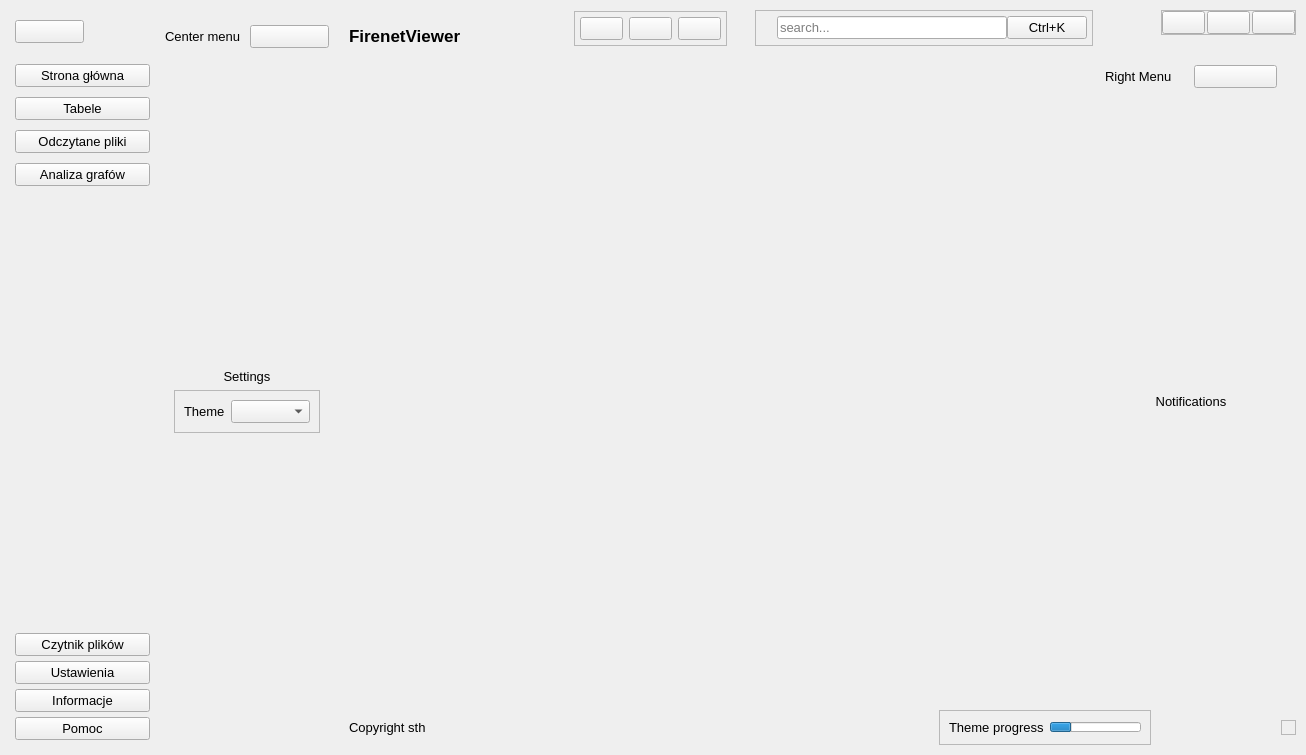
<?xml version="1.0" encoding="UTF-8"?>
<ui version="4.0">
 <class>MainWindow</class>
 <widget class="QMainWindow" name="MainWindow">
  <property name="geometry">
   <rect>
    <x>0</x>
    <y>0</y>
    <width>1306</width>
    <height>755</height>
   </rect>
  </property>
  <property name="font">
   <font>
    <pointsize>10</pointsize>
   </font>
  </property>
  <property name="windowTitle">
   <string>MainWindow</string>
  </property>
  <property name="styleSheet">
   <string notr="true"/>
  </property>
  <widget class="QWidget" name="centralwidget">
   <property name="minimumSize">
    <size>
     <width>1264</width>
     <height>471</height>
    </size>
   </property>
   <layout class="QHBoxLayout" name="horizontalLayout">
    <property name="spacing">
     <number>0</number>
    </property>
    <property name="leftMargin">
     <number>10</number>
    </property>
    <property name="topMargin">
     <number>10</number>
    </property>
    <property name="rightMargin">
     <number>10</number>
    </property>
    <property name="bottomMargin">
     <number>10</number>
    </property>
    <item alignment="Qt::AlignmentFlag::AlignLeft">
     <widget class="QCustomSlideMenu" name="leftMenu" native="true">
      <layout class="QVBoxLayout" name="verticalLayout">
       <property name="spacing">
        <number>0</number>
       </property>
       <property name="leftMargin">
        <number>0</number>
       </property>
       <property name="topMargin">
        <number>0</number>
       </property>
       <property name="rightMargin">
        <number>0</number>
       </property>
       <property name="bottomMargin">
        <number>0</number>
       </property>
       <item alignment="Qt::AlignmentFlag::AlignLeft|Qt::AlignmentFlag::AlignTop">
        <widget class="QWidget" name="widget" native="true">
         <property name="minimumSize">
          <size>
           <width>74</width>
           <height>44</height>
          </size>
         </property>
         <layout class="QVBoxLayout" name="verticalLayout_2">
          <property name="spacing">
           <number>0</number>
          </property>
          <property name="leftMargin">
           <number>5</number>
          </property>
          <property name="topMargin">
           <number>5</number>
          </property>
          <property name="rightMargin">
           <number>0</number>
          </property>
          <property name="bottomMargin">
           <number>5</number>
          </property>
          <item>
           <widget class="QPushButton" name="menuBtn">
            <property name="text">
             <string/>
            </property>
            <property name="icon">
             <iconset resource="../Qss/icons/_icons.qrc">
              <normaloff>:/feather/icons/feather/menu.png</normaloff>:/feather/icons/feather/menu.png</iconset>
            </property>
            <property name="default">
             <bool>false</bool>
            </property>
           </widget>
          </item>
         </layout>
        </widget>
       </item>
       <item alignment="Qt::AlignmentFlag::AlignTop">
        <widget class="QWidget" name="widget_2" native="true">
         <property name="minimumSize">
          <size>
           <width>140</width>
           <height>146</height>
          </size>
         </property>
         <layout class="QVBoxLayout" name="verticalLayout_3">
          <property name="spacing">
           <number>5</number>
          </property>
          <property name="leftMargin">
           <number>5</number>
          </property>
          <property name="topMargin">
           <number>5</number>
          </property>
          <property name="rightMargin">
           <number>0</number>
          </property>
          <property name="bottomMargin">
           <number>5</number>
          </property>
          <item>
           <widget class="QPushButton" name="homeBtn">
            <property name="maximumSize">
             <size>
              <width>16777215</width>
              <height>16777215</height>
             </size>
            </property>
            <property name="text">
             <string>Strona główna</string>
            </property>
            <property name="icon">
             <iconset resource="../Qss/icons/_icons.qrc">
              <normaloff>:/feather/icons/feather/home.png</normaloff>:/feather/icons/feather/home.png</iconset>
            </property>
           </widget>
          </item>
          <item>
           <widget class="QPushButton" name="dataBtn">
            <property name="text">
             <string>Tabele</string>
            </property>
            <property name="icon">
             <iconset resource="../Qss/icons/_icons.qrc">
              <normaloff>:/feather/icons/feather/database.png</normaloff>:/feather/icons/feather/database.png</iconset>
            </property>
           </widget>
          </item>
          <item>
           <widget class="QPushButton" name="reportsBtn">
            <property name="text">
             <string>Odczytane pliki</string>
            </property>
            <property name="icon">
             <iconset resource="../Qss/icons/_icons.qrc">
              <normaloff>:/material_design/icons/material_design/report_problem.png</normaloff>:/material_design/icons/material_design/report_problem.png</iconset>
            </property>
           </widget>
          </item>
          <item>
           <widget class="QPushButton" name="graphsBtn">
            <property name="text">
             <string>Analiza grafów</string>
            </property>
            <property name="icon">
             <iconset>
              <normaloff>:/font_awesome/solid/icons/font_awesome/solid/chart-pie.png</normaloff>:/font_awesome/solid/icons/font_awesome/solid/chart-pie.png</iconset>
            </property>
           </widget>
          </item>
         </layout>
        </widget>
       </item>
       <item>
        <spacer name="verticalSpacer">
         <property name="orientation">
          <enum>Qt::Orientation::Vertical</enum>
         </property>
         <property name="sizeHint" stdset="0">
          <size>
           <width>20</width>
           <height>40</height>
          </size>
         </property>
        </spacer>
       </item>
       <item alignment="Qt::AlignmentFlag::AlignBottom">
        <widget class="QWidget" name="widget_3" native="true">
         <property name="minimumSize">
          <size>
           <width>130</width>
           <height>112</height>
          </size>
         </property>
         <layout class="QVBoxLayout" name="verticalLayout_4">
          <property name="spacing">
           <number>5</number>
          </property>
          <property name="leftMargin">
           <number>5</number>
          </property>
          <property name="topMargin">
           <number>5</number>
          </property>
          <property name="rightMargin">
           <number>0</number>
          </property>
          <property name="bottomMargin">
           <number>5</number>
          </property>
          <item>
           <widget class="QPushButton" name="fileBtn">
            <property name="text">
             <string>Czytnik plików</string>
            </property>
            <property name="icon">
             <iconset resource="../Qss/icons/_icons.qrc">
              <normaloff>:/feather/icons/feather/file.png</normaloff>:/feather/icons/feather/file.png</iconset>
            </property>
           </widget>
          </item>
          <item>
           <widget class="QPushButton" name="settingsBtn">
            <property name="text">
             <string>Ustawienia</string>
            </property>
            <property name="icon">
             <iconset resource="../Qss/icons/_icons.qrc">
              <normaloff>:/feather/icons/feather/settings.png</normaloff>:/feather/icons/feather/settings.png</iconset>
            </property>
           </widget>
          </item>
          <item>
           <widget class="QPushButton" name="infoBtn">
            <property name="text">
             <string>Informacje</string>
            </property>
            <property name="icon">
             <iconset resource="../Qss/icons/_icons.qrc">
              <normaloff>:/feather/icons/feather/info.png</normaloff>:/feather/icons/feather/info.png</iconset>
            </property>
           </widget>
          </item>
          <item>
           <widget class="QPushButton" name="helpBtn">
            <property name="text">
             <string>Pomoc</string>
            </property>
            <property name="icon">
             <iconset resource="../Qss/icons/_icons.qrc">
              <normaloff>:/feather/icons/feather/help-circle.png</normaloff>:/feather/icons/feather/help-circle.png</iconset>
            </property>
           </widget>
          </item>
         </layout>
        </widget>
       </item>
      </layout>
     </widget>
    </item>
    <item>
     <widget class="QCustomSlideMenu" name="centerMenu" native="true">
      <layout class="QVBoxLayout" name="verticalLayout_5">
       <property name="spacing">
        <number>6</number>
       </property>
       <property name="leftMargin">
        <number>6</number>
       </property>
       <property name="topMargin">
        <number>6</number>
       </property>
       <property name="rightMargin">
        <number>6</number>
       </property>
       <property name="bottomMargin">
        <number>6</number>
       </property>
       <item>
        <widget class="QWidget" name="widget_4" native="true">
         <layout class="QHBoxLayout" name="horizontalLayout_2">
          <item>
           <widget class="QLabel" name="label">
            <property name="text">
             <string>Center menu</string>
            </property>
           </widget>
          </item>
          <item>
           <widget class="QPushButton" name="closeCenterMenuBtn">
            <property name="maximumSize">
             <size>
              <width>200</width>
              <height>16777215</height>
             </size>
            </property>
            <property name="text">
             <string/>
            </property>
            <property name="icon">
             <iconset>
              <normaloff>:/font_awesome/solid/icons/font_awesome/solid/circle-xmark.png</normaloff>:/font_awesome/solid/icons/font_awesome/solid/circle-xmark.png</iconset>
            </property>
           </widget>
          </item>
         </layout>
        </widget>
       </item>
       <item alignment="Qt::AlignmentFlag::AlignHCenter">
        <widget class="QCustomQStackedWidget" name="centerMenuPages">
         <property name="currentIndex">
          <number>0</number>
         </property>
         <widget class="QWidget" name="settingsPage">
          <layout class="QVBoxLayout" name="verticalLayout_6">
           <item>
            <widget class="QWidget" name="widget_5" native="true">
             <layout class="QVBoxLayout" name="verticalLayout_7">
              <item>
               <spacer name="verticalSpacer_2">
                <property name="orientation">
                 <enum>Qt::Orientation::Vertical</enum>
                </property>
                <property name="sizeHint" stdset="0">
                 <size>
                  <width>20</width>
                  <height>40</height>
                 </size>
                </property>
               </spacer>
              </item>
              <item alignment="Qt::AlignmentFlag::AlignBottom">
               <widget class="QLabel" name="label_2">
                <property name="text">
                 <string>Settings</string>
                </property>
                <property name="alignment">
                 <set>Qt::AlignmentFlag::AlignCenter</set>
                </property>
               </widget>
              </item>
              <item>
               <widget class="QFrame" name="Settings">
                <property name="frameShape">
                 <enum>QFrame::Shape::StyledPanel</enum>
                </property>
                <property name="frameShadow">
                 <enum>QFrame::Shadow::Raised</enum>
                </property>
                <layout class="QHBoxLayout" name="horizontalLayout_3">
                 <item>
                  <widget class="QLabel" name="label_3">
                   <property name="text">
                    <string>Theme</string>
                   </property>
                  </widget>
                 </item>
                 <item>
                  <widget class="QComboBox" name="themeList"/>
                 </item>
                </layout>
               </widget>
              </item>
              <item>
               <spacer name="verticalSpacer_3">
                <property name="orientation">
                 <enum>Qt::Orientation::Vertical</enum>
                </property>
                <property name="sizeHint" stdset="0">
                 <size>
                  <width>20</width>
                  <height>40</height>
                 </size>
                </property>
               </spacer>
              </item>
             </layout>
            </widget>
           </item>
          </layout>
         </widget>
         <widget class="QWidget" name="informationPage">
          <layout class="QVBoxLayout" name="verticalLayout_19">
           <item>
            <widget class="QPushButton" name="pst_files_btn">
             <property name="text">
              <string>Dodaj plik .pst</string>
             </property>
             <property name="icon">
              <iconset resource="../Qss/icons/_icons.qrc">
               <normaloff>:/material_design/icons/material_design/attach_email.png</normaloff>:/material_design/icons/material_design/attach_email.png</iconset>
             </property>
            </widget>
           </item>
           <item>
            <widget class="QPushButton" name="select_directory">
             <property name="text">
              <string>Dodaj katalog</string>
             </property>
             <property name="icon">
              <iconset resource="../Qss/icons/_icons.qrc">
               <normaloff>:/feather/icons/feather/upload.png</normaloff>:/feather/icons/feather/upload.png</iconset>
             </property>
            </widget>
           </item>
          </layout>
         </widget>
         <widget class="QWidget" name="fileReader">
          <property name="maximumSize">
           <size>
            <width>199</width>
            <height>389</height>
           </size>
          </property>
          <widget class="QTreeView" name="treeView">
           <property name="geometry">
            <rect>
             <x>0</x>
             <y>0</y>
             <width>161</width>
             <height>341</height>
            </rect>
           </property>
          </widget>
         </widget>
         <widget class="QWidget" name="helpPage">
          <layout class="QVBoxLayout" name="verticalLayout_8">
           <item alignment="Qt::AlignmentFlag::AlignVCenter">
            <widget class="QLabel" name="label_5">
             <property name="text">
              <string>Help</string>
             </property>
             <property name="alignment">
              <set>Qt::AlignmentFlag::AlignCenter</set>
             </property>
            </widget>
           </item>
          </layout>
         </widget>
        </widget>
       </item>
      </layout>
     </widget>
    </item>
    <item>
     <widget class="QWidget" name="mainBody" native="true">
      <property name="sizePolicy">
       <sizepolicy hsizetype="Expanding" vsizetype="Preferred">
        <horstretch>0</horstretch>
        <verstretch>0</verstretch>
       </sizepolicy>
      </property>
      <layout class="QVBoxLayout" name="verticalLayout_9">
       <property name="spacing">
        <number>0</number>
       </property>
       <property name="leftMargin">
        <number>0</number>
       </property>
       <property name="topMargin">
        <number>0</number>
       </property>
       <property name="rightMargin">
        <number>0</number>
       </property>
       <property name="bottomMargin">
        <number>0</number>
       </property>
       <item alignment="Qt::AlignmentFlag::AlignTop">
        <widget class="QWidget" name="header" native="true">
         <layout class="QHBoxLayout" name="horizontalLayout_8">
          <property name="spacing">
           <number>5</number>
          </property>
          <property name="leftMargin">
           <number>5</number>
          </property>
          <property name="topMargin">
           <number>0</number>
          </property>
          <property name="rightMargin">
           <number>0</number>
          </property>
          <property name="bottomMargin">
           <number>5</number>
          </property>
          <item alignment="Qt::AlignmentFlag::AlignLeft|Qt::AlignmentFlag::AlignBottom">
           <widget class="QLabel" name="titleTxt">
            <property name="font">
             <font>
              <pointsize>13</pointsize>
              <bold>true</bold>
             </font>
            </property>
            <property name="text">
             <string>FirenetViewer</string>
            </property>
           </widget>
          </item>
          <item alignment="Qt::AlignmentFlag::AlignHCenter|Qt::AlignmentFlag::AlignBottom">
           <widget class="QFrame" name="frame_2">
            <property name="frameShape">
             <enum>QFrame::Shape::StyledPanel</enum>
            </property>
            <property name="frameShadow">
             <enum>QFrame::Shadow::Raised</enum>
            </property>
            <layout class="QHBoxLayout" name="horizontalLayout_7">
             <property name="leftMargin">
              <number>5</number>
             </property>
             <property name="topMargin">
              <number>5</number>
             </property>
             <property name="rightMargin">
              <number>5</number>
             </property>
             <property name="bottomMargin">
              <number>5</number>
             </property>
             <item>
              <widget class="QPushButton" name="notificationBtn">
               <property name="text">
                <string/>
               </property>
               <property name="icon">
                <iconset resource="../Qss/icons/_icons.qrc">
                 <normaloff>:/material_design/icons/material_design/notifications.png</normaloff>:/material_design/icons/material_design/notifications.png</iconset>
               </property>
              </widget>
             </item>
             <item>
              <widget class="QPushButton" name="moreBtn">
               <property name="text">
                <string/>
               </property>
               <property name="icon">
                <iconset resource="../Qss/icons/_icons.qrc">
                 <normaloff>:/feather/icons/feather/more-horizontal.png</normaloff>:/feather/icons/feather/more-horizontal.png</iconset>
               </property>
              </widget>
             </item>
             <item>
              <widget class="QPushButton" name="profileBtn">
               <property name="text">
                <string/>
               </property>
               <property name="icon">
                <iconset resource="../Qss/icons/_icons.qrc">
                 <normaloff>:/feather/icons/feather/user.png</normaloff>:/feather/icons/feather/user.png</iconset>
               </property>
              </widget>
             </item>
            </layout>
           </widget>
          </item>
          <item alignment="Qt::AlignmentFlag::AlignBottom">
           <widget class="QFrame" name="serachinpCont">
            <property name="minimumSize">
             <size>
              <width>338</width>
              <height>36</height>
             </size>
            </property>
            <property name="maximumSize">
             <size>
              <width>338</width>
              <height>16777215</height>
             </size>
            </property>
            <property name="frameShape">
             <enum>QFrame::Shape::StyledPanel</enum>
            </property>
            <property name="frameShadow">
             <enum>QFrame::Shadow::Raised</enum>
            </property>
            <layout class="QHBoxLayout" name="horizontalLayout_9">
             <property name="spacing">
              <number>0</number>
             </property>
             <property name="leftMargin">
              <number>5</number>
             </property>
             <property name="topMargin">
              <number>5</number>
             </property>
             <property name="rightMargin">
              <number>5</number>
             </property>
             <property name="bottomMargin">
              <number>5</number>
             </property>
             <item>
              <widget class="QLabel" name="label_9">
               <property name="minimumSize">
                <size>
                 <width>16</width>
                 <height>16</height>
                </size>
               </property>
               <property name="maximumSize">
                <size>
                 <width>16</width>
                 <height>16</height>
                </size>
               </property>
               <property name="text">
                <string/>
               </property>
               <property name="pixmap">
                <pixmap resource="../Qss/icons/_icons.qrc">:/feather/icons/feather/search.png</pixmap>
               </property>
               <property name="scaledContents">
                <bool>true</bool>
               </property>
              </widget>
             </item>
             <item>
              <widget class="QLineEdit" name="searchinp">
               <property name="minimumSize">
                <size>
                 <width>100</width>
                 <height>0</height>
                </size>
               </property>
               <property name="placeholderText">
                <string>search...</string>
               </property>
              </widget>
             </item>
             <item>
              <widget class="QPushButton" name="searchBtn">
               <property name="text">
                <string>Ctrl+K</string>
               </property>
              </widget>
             </item>
            </layout>
           </widget>
          </item>
          <item alignment="Qt::AlignmentFlag::AlignRight|Qt::AlignmentFlag::AlignTop">
           <widget class="QFrame" name="frame_3">
            <property name="frameShape">
             <enum>QFrame::Shape::StyledPanel</enum>
            </property>
            <property name="frameShadow">
             <enum>QFrame::Shadow::Raised</enum>
            </property>
            <layout class="QHBoxLayout" name="horizontalLayout_10">
             <property name="spacing">
              <number>2</number>
             </property>
             <property name="leftMargin">
              <number>0</number>
             </property>
             <property name="topMargin">
              <number>0</number>
             </property>
             <property name="rightMargin">
              <number>0</number>
             </property>
             <property name="bottomMargin">
              <number>0</number>
             </property>
             <item>
              <widget class="QPushButton" name="minimalizeBtn">
               <property name="text">
                <string/>
               </property>
               <property name="icon">
                <iconset resource="../Qss/icons/_icons.qrc">
                 <normaloff>:/feather/icons/feather/minus.png</normaloff>:/feather/icons/feather/minus.png</iconset>
               </property>
              </widget>
             </item>
             <item>
              <widget class="QPushButton" name="restoreBtn">
               <property name="text">
                <string/>
               </property>
               <property name="icon">
                <iconset resource="../Qss/icons/_icons.qrc">
                 <normaloff>:/feather/icons/feather/square.png</normaloff>:/feather/icons/feather/square.png</iconset>
               </property>
              </widget>
             </item>
             <item>
              <widget class="QPushButton" name="closeBtn">
               <property name="text">
                <string/>
               </property>
               <property name="icon">
                <iconset resource="../Qss/icons/_icons.qrc">
                 <normaloff>:/feather/icons/feather/x.png</normaloff>:/feather/icons/feather/x.png</iconset>
               </property>
              </widget>
             </item>
            </layout>
           </widget>
          </item>
         </layout>
        </widget>
       </item>
       <item>
        <widget class="QWidget" name="mainContents" native="true">
         <property name="sizePolicy">
          <sizepolicy hsizetype="Preferred" vsizetype="Expanding">
           <horstretch>0</horstretch>
           <verstretch>0</verstretch>
          </sizepolicy>
         </property>
         <layout class="QHBoxLayout" name="horizontalLayout_11">
          <property name="spacing">
           <number>5</number>
          </property>
          <property name="leftMargin">
           <number>5</number>
          </property>
          <property name="topMargin">
           <number>0</number>
          </property>
          <property name="rightMargin">
           <number>5</number>
          </property>
          <property name="bottomMargin">
           <number>0</number>
          </property>
          <item>
           <widget class="QWidget" name="mainPagesCont" native="true">
            <layout class="QVBoxLayout" name="verticalLayout_10">
             <property name="leftMargin">
              <number>5</number>
             </property>
             <property name="topMargin">
              <number>5</number>
             </property>
             <property name="rightMargin">
              <number>5</number>
             </property>
             <property name="bottomMargin">
              <number>5</number>
             </property>
             <item>
              <widget class="QCustomQStackedWidget" name="mainPages">
               <property name="currentIndex">
                <number>2</number>
               </property>
               <widget class="QWidget" name="homePage">
                <layout class="QVBoxLayout" name="verticalLayout_11">
                 <item>
                  <widget class="QLabel" name="label_8">
                   <property name="text">
                    <string>Home Page</string>
                   </property>
                   <property name="alignment">
                    <set>Qt::AlignmentFlag::AlignCenter</set>
                   </property>
                  </widget>
                 </item>
                </layout>
               </widget>
               <widget class="QWidget" name="dataAnalysisPage">
                <layout class="QVBoxLayout" name="verticalLayout_12">
                 <item>
                  <widget class="QWidget" name="widget_8" native="true">
                   <layout class="QHBoxLayout" name="horizontalLayout_14"/>
                  </widget>
                 </item>
                 <item>
                  <widget class="QLabel" name="label_10">
                   <property name="text">
                    <string>Analiza danych</string>
                   </property>
                   <property name="alignment">
                    <set>Qt::AlignmentFlag::AlignCenter</set>
                   </property>
                  </widget>
                 </item>
                 <item>
                  <widget class="QWidget" name="widget_7" native="true">
                   <layout class="QHBoxLayout" name="horizontalLayout_13">
                    <item>
                     <widget class="QLineEdit" name="seachName">
                      <property name="placeholderText">
                       <string>Wyszukaj po imieniu</string>
                      </property>
                     </widget>
                    </item>
                    <item>
                     <widget class="QLineEdit" name="seachSurname">
                      <property name="text">
                       <string/>
                      </property>
                      <property name="placeholderText">
                       <string>Wyszukaj po nazwisku</string>
                      </property>
                     </widget>
                    </item>
                    <item>
                     <widget class="QLineEdit" name="searchDate">
                      <property name="placeholderText">
                       <string>Wyszukaj po dacie urodzenia</string>
                      </property>
                     </widget>
                    </item>
                    <item>
                     <widget class="QLineEdit" name="serachOld">
                      <property name="placeholderText">
                       <string>Wyszukaj po wieku</string>
                      </property>
                     </widget>
                    </item>
                    <item>
                     <widget class="QPushButton" name="filter_table_btn">
                      <property name="toolTip">
                       <string>&lt;html&gt;&lt;head/&gt;&lt;body&gt;&lt;p&gt;Wyszukaj w tabeli&lt;/p&gt;&lt;/body&gt;&lt;/html&gt;</string>
                      </property>
                      <property name="text">
                       <string/>
                      </property>
                      <property name="icon">
                       <iconset resource="../Qss/icons/_icons.qrc">
                        <normaloff>:/feather/icons/feather/search.png</normaloff>:/feather/icons/feather/search.png</iconset>
                      </property>
                     </widget>
                    </item>
                    <item>
                     <widget class="QPushButton" name="show_flags_btn">
                      <property name="toolTip">
                       <string>&lt;html&gt;&lt;head/&gt;&lt;body&gt;&lt;p&gt;Pokaż wszystkie zaznaczone flagi&lt;/p&gt;&lt;/body&gt;&lt;/html&gt;</string>
                      </property>
                      <property name="text">
                       <string/>
                      </property>
                      <property name="icon">
                       <iconset resource="../Qss/icons/_icons.qrc">
                        <normaloff>:/feather/icons/feather/flag.png</normaloff>:/feather/icons/feather/flag.png</iconset>
                      </property>
                     </widget>
                    </item>
                    <item>
                     <widget class="QPushButton" name="show_table_btn">
                      <property name="toolTip">
                       <string>&lt;html&gt;&lt;head/&gt;&lt;body&gt;&lt;p&gt;Pokaż całą tabelę&lt;/p&gt;&lt;/body&gt;&lt;/html&gt;</string>
                      </property>
                      <property name="text">
                       <string/>
                      </property>
                      <property name="icon">
                       <iconset resource="../Qss/icons/_icons.qrc">
                        <normaloff>:/material_design/icons/material_design/hide_source.png</normaloff>:/material_design/icons/material_design/hide_source.png</iconset>
                      </property>
                     </widget>
                    </item>
                    <item>
                     <widget class="QPushButton" name="export_pdf">
                      <property name="toolTip">
                       <string>&lt;html&gt;&lt;head/&gt;&lt;body&gt;&lt;p&gt;Eksportuj do PDF'a&lt;/p&gt;&lt;/body&gt;&lt;/html&gt;</string>
                      </property>
                      <property name="text">
                       <string/>
                      </property>
                      <property name="icon">
                       <iconset>
                        <normaloff>:/font_awesome/regular/icons/font_awesome/regular/file-pdf.png</normaloff>:/font_awesome/regular/icons/font_awesome/regular/file-pdf.png</iconset>
                      </property>
                     </widget>
                    </item>
                    <item>
                     <widget class="QPushButton" name="export_excel">
                      <property name="toolTip">
                       <string>&lt;html&gt;&lt;head/&gt;&lt;body&gt;&lt;p&gt;Eksportuj do excel'a&lt;/p&gt;&lt;/body&gt;&lt;/html&gt;</string>
                      </property>
                      <property name="text">
                       <string/>
                      </property>
                      <property name="icon">
                       <iconset>
                        <normaloff>:/font_awesome/regular/icons/font_awesome/regular/file-excel.png</normaloff>:/font_awesome/regular/icons/font_awesome/regular/file-excel.png</iconset>
                      </property>
                     </widget>
                    </item>
                   </layout>
                  </widget>
                 </item>
                 <item>
                  <widget class="QTableWidget" name="tableWidget">
                   <column>
                    <property name="text">
                     <string>Imie</string>
                    </property>
                   </column>
                   <column>
                    <property name="text">
                     <string>Nazwisko</string>
                    </property>
                   </column>
                   <column>
                    <property name="text">
                     <string>Data urodzenia</string>
                    </property>
                   </column>
                   <column>
                    <property name="text">
                     <string>Wiek</string>
                    </property>
                   </column>
                   <column>
                    <property name="text">
                     <string>Flagi</string>
                    </property>
                   </column>
                   <column>
                    <property name="text">
                     <string>Tagi</string>
                    </property>
                   </column>
                  </widget>
                 </item>
                </layout>
               </widget>
               <widget class="QWidget" name="reportsPage">
                <layout class="QVBoxLayout" name="verticalLayout_13">
                 <item>
                  <widget class="QLabel" name="label_11">
                   <property name="text">
                    <string/>
                   </property>
                   <property name="alignment">
                    <set>Qt::AlignmentFlag::AlignCenter</set>
                   </property>
                  </widget>
                 </item>
                </layout>
               </widget>
               <widget class="QWidget" name="chartPage">
                <layout class="QVBoxLayout" name="verticalLayout_14">
                 <item>
                  <widget class="QGraphicsView" name="graphicsView"/>
                 </item>
                 <item>
                  <widget class="QLabel" name="label_12">
                   <property name="text">
                    <string>ChartsPage</string>
                   </property>
                   <property name="alignment">
                    <set>Qt::AlignmentFlag::AlignCenter</set>
                   </property>
                  </widget>
                 </item>
                </layout>
               </widget>
              </widget>
             </item>
            </layout>
           </widget>
          </item>
          <item>
           <widget class="QCustomSlideMenu" name="rightMenu" native="true">
            <property name="minimumSize">
             <size>
              <width>200</width>
              <height>0</height>
             </size>
            </property>
            <layout class="QVBoxLayout" name="verticalLayout_15">
             <property name="leftMargin">
              <number>5</number>
             </property>
             <property name="topMargin">
              <number>5</number>
             </property>
             <property name="rightMargin">
              <number>5</number>
             </property>
             <property name="bottomMargin">
              <number>5</number>
             </property>
             <item>
              <widget class="QWidget" name="widget_6" native="true">
               <layout class="QHBoxLayout" name="horizontalLayout_12">
                <item>
                 <widget class="QLabel" name="label_13">
                  <property name="text">
                   <string>Right Menu</string>
                  </property>
                 </widget>
                </item>
                <item>
                 <widget class="QPushButton" name="closeRightMenuBtn">
                  <property name="text">
                   <string/>
                  </property>
                  <property name="icon">
                   <iconset resource="../Qss/icons/_icons.qrc">
                    <normaloff>:/feather/icons/feather/x-circle.png</normaloff>:/feather/icons/feather/x-circle.png</iconset>
                  </property>
                 </widget>
                </item>
               </layout>
              </widget>
             </item>
             <item>
              <widget class="QCustomQStackedWidget" name="rightMenuPages">
               <widget class="QWidget" name="notificationsPage">
                <layout class="QVBoxLayout" name="verticalLayout_16">
                 <item>
                  <widget class="QLabel" name="label_14">
                   <property name="text">
                    <string>Notifications</string>
                   </property>
                   <property name="alignment">
                    <set>Qt::AlignmentFlag::AlignCenter</set>
                   </property>
                  </widget>
                 </item>
                </layout>
               </widget>
               <widget class="QWidget" name="morePage">
                <layout class="QVBoxLayout" name="verticalLayout_17">
                 <item>
                  <widget class="QLabel" name="label_15">
                   <property name="text">
                    <string>morePage</string>
                   </property>
                   <property name="alignment">
                    <set>Qt::AlignmentFlag::AlignCenter</set>
                   </property>
                  </widget>
                 </item>
                </layout>
               </widget>
               <widget class="QWidget" name="profilePage">
                <layout class="QVBoxLayout" name="verticalLayout_18">
                 <item>
                  <widget class="QLabel" name="label_16">
                   <property name="text">
                    <string>Profile</string>
                   </property>
                   <property name="alignment">
                    <set>Qt::AlignmentFlag::AlignCenter</set>
                   </property>
                  </widget>
                 </item>
                </layout>
               </widget>
              </widget>
             </item>
            </layout>
           </widget>
          </item>
         </layout>
        </widget>
       </item>
       <item alignment="Qt::AlignmentFlag::AlignBottom">
        <widget class="QWidget" name="footer" native="true">
         <layout class="QHBoxLayout" name="horizontalLayout_5">
          <property name="spacing">
           <number>5</number>
          </property>
          <property name="leftMargin">
           <number>5</number>
          </property>
          <property name="topMargin">
           <number>5</number>
          </property>
          <property name="rightMargin">
           <number>0</number>
          </property>
          <property name="bottomMargin">
           <number>0</number>
          </property>
          <item alignment="Qt::AlignmentFlag::AlignLeft">
           <widget class="QLabel" name="label_6">
            <property name="text">
             <string>Copyright sth</string>
            </property>
           </widget>
          </item>
          <item alignment="Qt::AlignmentFlag::AlignHCenter|Qt::AlignmentFlag::AlignBottom">
           <widget class="QFrame" name="frame">
            <property name="frameShape">
             <enum>QFrame::Shape::StyledPanel</enum>
            </property>
            <property name="frameShadow">
             <enum>QFrame::Shadow::Raised</enum>
            </property>
            <layout class="QHBoxLayout" name="horizontalLayout_6">
             <item>
              <widget class="QLabel" name="label_7">
               <property name="text">
                <string>Theme progress</string>
               </property>
              </widget>
             </item>
             <item>
              <widget class="QProgressBar" name="activityProgress">
               <property name="maximumSize">
                <size>
                 <width>16777215</width>
                 <height>10</height>
                </size>
               </property>
               <property name="value">
                <number>24</number>
               </property>
               <property name="textVisible">
                <bool>false</bool>
               </property>
              </widget>
             </item>
            </layout>
           </widget>
          </item>
          <item>
           <widget class="QFrame" name="sizeGrip">
            <property name="minimumSize">
             <size>
              <width>15</width>
              <height>15</height>
             </size>
            </property>
            <property name="maximumSize">
             <size>
              <width>15</width>
              <height>15</height>
             </size>
            </property>
            <property name="frameShape">
             <enum>QFrame::Shape::StyledPanel</enum>
            </property>
            <property name="frameShadow">
             <enum>QFrame::Shadow::Raised</enum>
            </property>
           </widget>
          </item>
         </layout>
        </widget>
       </item>
      </layout>
     </widget>
    </item>
   </layout>
  </widget>
 </widget>
 <customwidgets>
  <customwidget>
   <class>QCustomSlideMenu</class>
   <extends>QWidget</extends>
   <header>Custom_Widgets.QCustomSlideMenu.h</header>
   <container>1</container>
  </customwidget>
  <customwidget>
   <class>QCustomQStackedWidget</class>
   <extends>QStackedWidget</extends>
   <header>Custom_Widgets.QCustomQStackedWidget.h</header>
   <container>1</container>
  </customwidget>
 </customwidgets>
 <resources>
  <include location="../Qss/icons/_icons.qrc"/>
 </resources>
 <connections/>
</ui>
